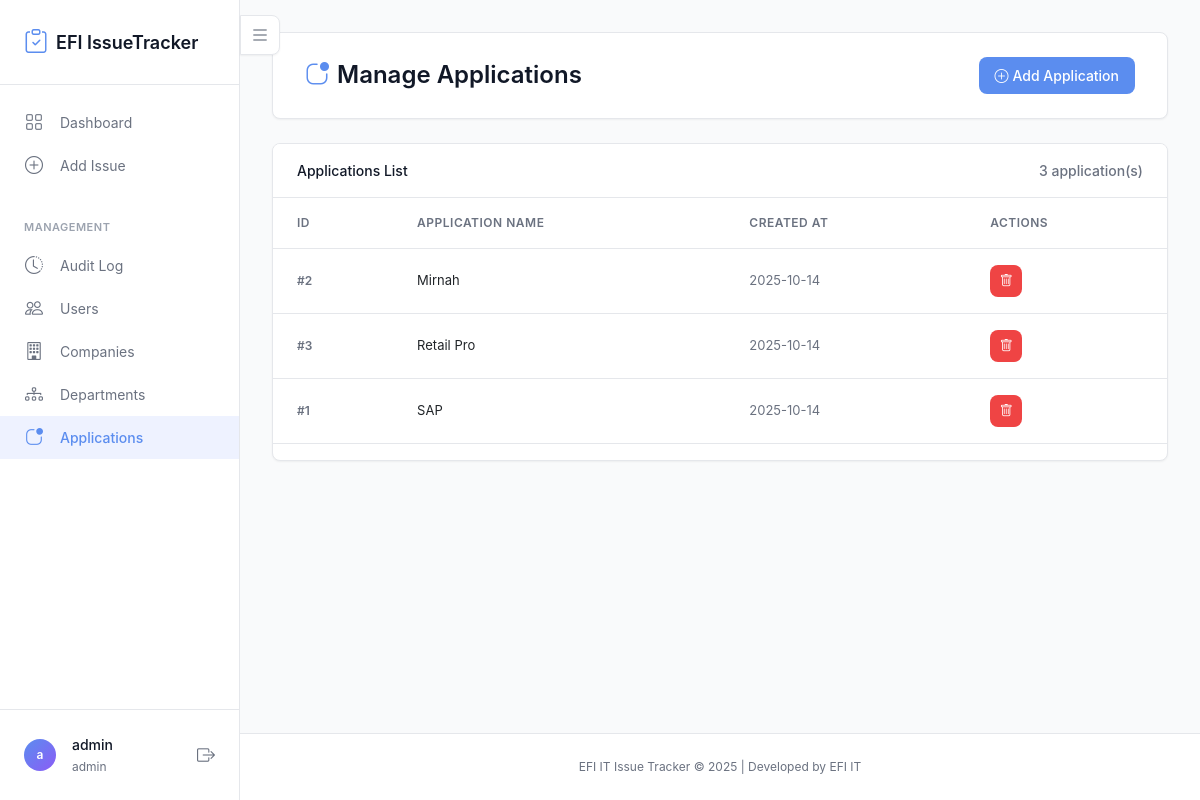
The app's page /applications (signed in) with its own data.
### tables this page shows
CREATE TABLE users (
                id INTEGER PRIMARY KEY AUTOINCREMENT,
                username TEXT UNIQUE NOT NULL,
                password_hash TEXT NOT NULL,
                role TEXT NOT NULL CHECK(role IN ('admin', 'viewer')),
                created_at TIMESTAMP DEFAULT CURRENT_TIMESTAMP
            );

CREATE TABLE applications (
                id INTEGER PRIMARY KEY AUTOINCREMENT,
                name TEXT UNIQUE NOT NULL,
                created_at TIMESTAMP DEFAULT CURRENT_TIMESTAMP
            );

### app.py (the view)
@app.route('/applications')
@login_required
@admin_required
def manage_applications():
    applications = Application.get_all()
    return render_template('manage_applications.html', applications=applications)

### app.py (called while the page is built)
@login_manager.user_loader
def load_user(user_id):
    user_data = User.get_by_id(int(user_id))
    if user_data:
        return FlaskUser(user_data)
    return None

def admin_required(f):
    @wraps(f)
    def decorated_function(*args, **kwargs):
        if not current_user.is_authenticated or not current_user.is_admin():
            flash('You need admin privileges to access this page.', 'danger')
            return redirect(url_for('dashboard'))
        return f(*args, **kwargs)
    return decorated_function

    def is_admin(self):
        return self.role == 'admin'

### models.py (called while the page is built)
    @staticmethod
    def get_by_id(user_id, db_path='issue_tracker.db'):
        conn = sqlite3.connect(db_path)
        conn.row_factory = sqlite3.Row
        cursor = conn.cursor()
        cursor.execute('SELECT * FROM users WHERE id = ?', (user_id,))
        user = cursor.fetchone()
        conn.close()
        return dict(user) if user else None

    @staticmethod
    def get_all(db_path='issue_tracker.db'):
        conn = sqlite3.connect(db_path)
        conn.row_factory = sqlite3.Row
        cursor = conn.cursor()
        cursor.execute('SELECT * FROM applications ORDER BY name')
        applications = cursor.fetchall()
        conn.close()
        return [dict(app) for app in applications]

### templates/manage_applications.html (shortened to what this page needs)
{% extends "base.html" %}
{% block content %}
<div class="page-header">
    <h1><i class="bi bi-app-indicator"></i> Manage Applications</h1>
    <div class="header-actions">
        <button type="button" class="btn btn-primary" data-bs-toggle="modal" data-bs-target="#addApplicationModal">
            <i class="bi bi-plus-circle"></i> Add Application
        </button>
    </div>
</div>
<div class="card">
    <div class="card-header">
        <span>Applications List</span>
        <span class="text-muted">{{ applications|length }} application(s)</span>
    </div>
    <div class="card-body">
        <div class="table-responsive">
            <table class="table">
                <thead>
                    <tr>
                        <th>ID</th>
                        <th>Application Name</th>
                        <th>Created At</th>
                        <th>Actions</th>
                    </tr>
                </thead>
                <tbody>
                    {% if applications %}
                        {% for app in applications %}
                        <tr>
                            <td><span class="issue-id">#{{ app.id }}</span></td>
                            <td>{{ app.name }}</td>
                            <td><span class="text-muted">{{ app.created_at[:10] if app.created_at else '-' }}</span></td>
                            <td>
                                <button type="button" class="btn btn-sm btn-danger btn-icon" data-bs-toggle="modal" data-bs-target="#deleteModal{{ app.id }}" title="Delete">
                                    <i class="bi bi-trash"></i>
                                </button>
                            </td>
                        </tr>
                        {% endfor %}
                    {% endif %}
                </tbody>
            </table>
        </div>
    </div>
</div>
{% endblock %}

### templates/base.html (shortened to what this page needs)
<!DOCTYPE html>
<html lang="en">
<head>
    <link href="https://cdn.jsdelivr.net/npm/bootstrap@5.3.0/dist/css/bootstrap.min.css" rel="stylesheet">
    <link rel="stylesheet" href="https://cdn.jsdelivr.net/npm/bootstrap-icons@1.11.0/font/bootstrap-icons.css">
    <link rel="stylesheet" href="{{ url_for('static', filename='css/style.css') }}">
</head>
<body class="sidebar-loading">
    {% if current_user.is_authenticated %}
    <div class="app-container">
        <aside class="sidebar">
            <div class="sidebar-header">
                <a href="{{ url_for('dashboard') }}" class="sidebar-brand">
                    <i class="bi bi-clipboard-check"></i>
                    <span>EFI IssueTracker</span>
                </a>
            </div>
            <nav class="sidebar-nav">
                <div class="sidebar-section">
                    <ul class="sidebar-menu">
                        <li class="sidebar-menu-item">
                            <a href="{{ url_for('dashboard') }}" class="sidebar-menu-link {% if request.endpoint == 'dashboard' %}active{% endif %}">
                                <i class="bi bi-grid"></i>
                                <span>Dashboard</span>
                            </a>
                        </li>
                        {% if current_user.is_admin() %}
                        <li class="sidebar-menu-item">
                            <a href="{{ url_for('add_issue') }}" class="sidebar-menu-link {% if request.endpoint == 'add_issue' %}active{% endif %}">
                                <i class="bi bi-plus-circle"></i>
                                <span>Add Issue</span>
                            </a>
                        </li>
                        {% endif %}
                    </ul>
                </div>
                <div class="sidebar-section">
                    <div class="sidebar-section-title">Management</div>
                    <ul class="sidebar-menu">
                        <li class="sidebar-menu-item">
                            <a href="{{ url_for('audit_log') }}" class="sidebar-menu-link {% if request.endpoint == 'audit_log' %}active{% endif %}">
                                <i class="bi bi-clock-history"></i>
                                <span>Audit Log</span>
                            </a>
                        </li>
                        {% if current_user.is_admin() %}
                        <li class="sidebar-menu-item">
                            <a href="{{ url_for('manage_users') }}" class="sidebar-menu-link {% if request.endpoint == 'manage_users' %}active{% endif %}">
                                <i class="bi bi-people"></i>
                                <span>Users</span>
                            </a>
                        </li>
                        <li class="sidebar-menu-item">
                            <a href="{{ url_for('manage_companies') }}" class="sidebar-menu-link {% if request.endpoint == 'manage_companies' %}active{% endif %}">
                                <i class="bi bi-building"></i>
                                <span>Companies</span>
                            </a>
                        </li>
                        <li class="sidebar-menu-item">
                            <a href="{{ url_for('manage_departments') }}" class="sidebar-menu-link {% if request.endpoint == 'manage_departments' %}active{% endif %}">
                                <i class="bi bi-diagram-3"></i>
                                <span>Departments</span>
                            </a>
                        </li>
                        <li class="sidebar-menu-item">
                            <a href="{{ url_for('manage_applications') }}" class="sidebar-menu-link {% if request.endpoint == 'manage_applications' %}active{% endif %}">
                                <i class="bi bi-app-indicator"></i>
                                <span>Applications</span>
                            </a>
                        </li>
                        {% endif %}
                    </ul>
                </div>
            </nav>
            <div class="sidebar-footer">
                <div class="sidebar-user">
                    <div class="sidebar-user-avatar">
                        {{ current_user.username[0] }}
                    </div>
                    <div class="sidebar-user-info">
                        <span class="sidebar-user-name">{{ current_user.username }}</span>
                        <span class="sidebar-user-role">{{ current_user.role }}</span>
                    </div>
                    <a href="{{ url_for('logout') }}" class="sidebar-logout" title="Logout">
                        <i class="bi bi-box-arrow-right"></i>
                    </a>
                </div>
            </div>
        </aside>
        <div class="main-content">
            <button class="sidebar-toggle" id="sidebarToggle" title="Toggle Sidebar">
                <i class="bi bi-list"></i>
            </button>
    {% endif %}
            <main class="container">
                {% block content %}{% endblock %}
            </main>
            <footer class="footer">
                <div class="container text-center">
                    <span class="text-muted">EFI IT Issue Tracker &copy; 2025 | Developed by EFI IT</span>
                </div>
            </footer>
        {% if current_user.is_authenticated %}
        </div>
    </div>
    {% endif %}
</body>
</html>

### records on screen
users: username "a", username "admin", role "admin"
applications: id "2", name "Mirnah", created_at "2025-10-14"
applications: id "3", name "Retail Pro", created_at "2025-10-14"
applications: id "1", name "SAP", created_at "2025-10-14"

### other values on screen
{{ applications|length }} "3"
